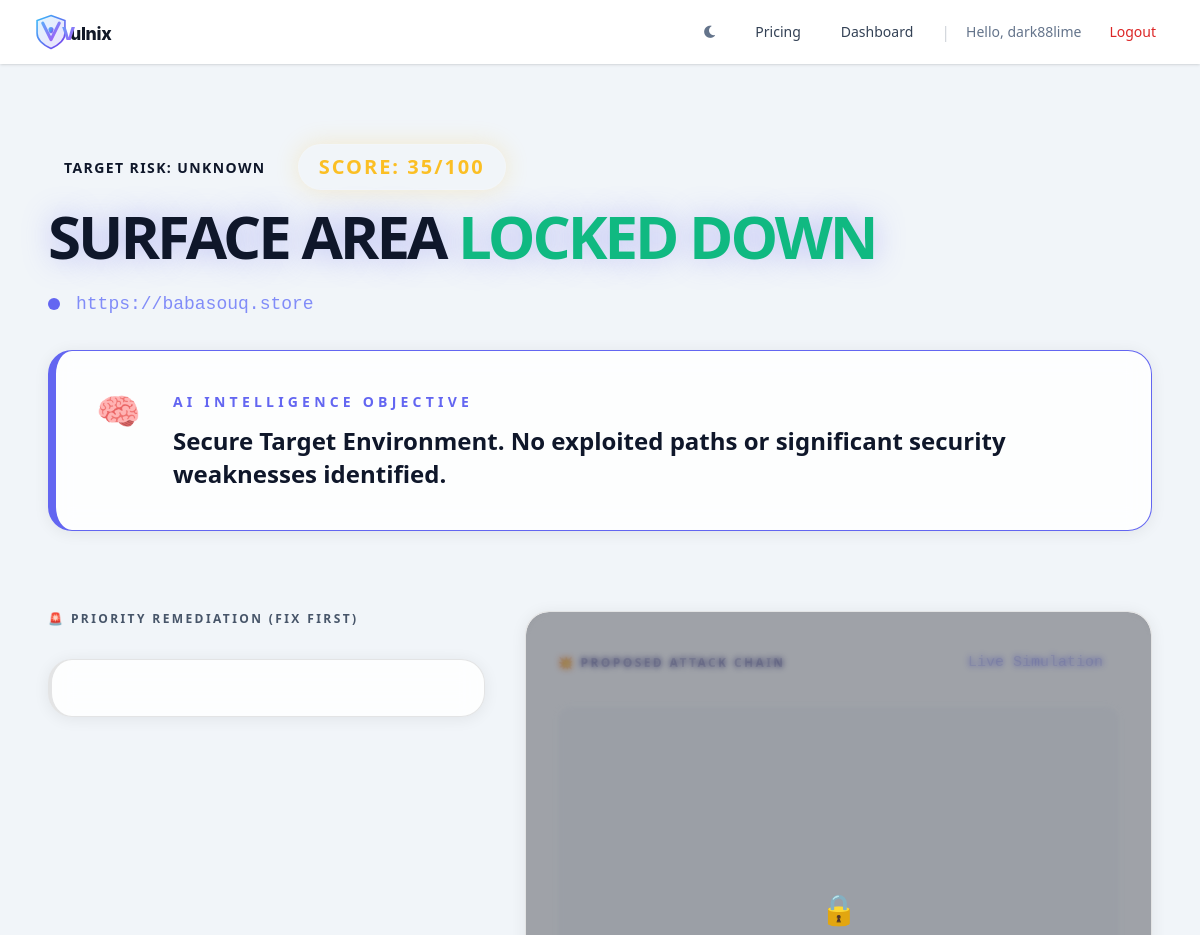
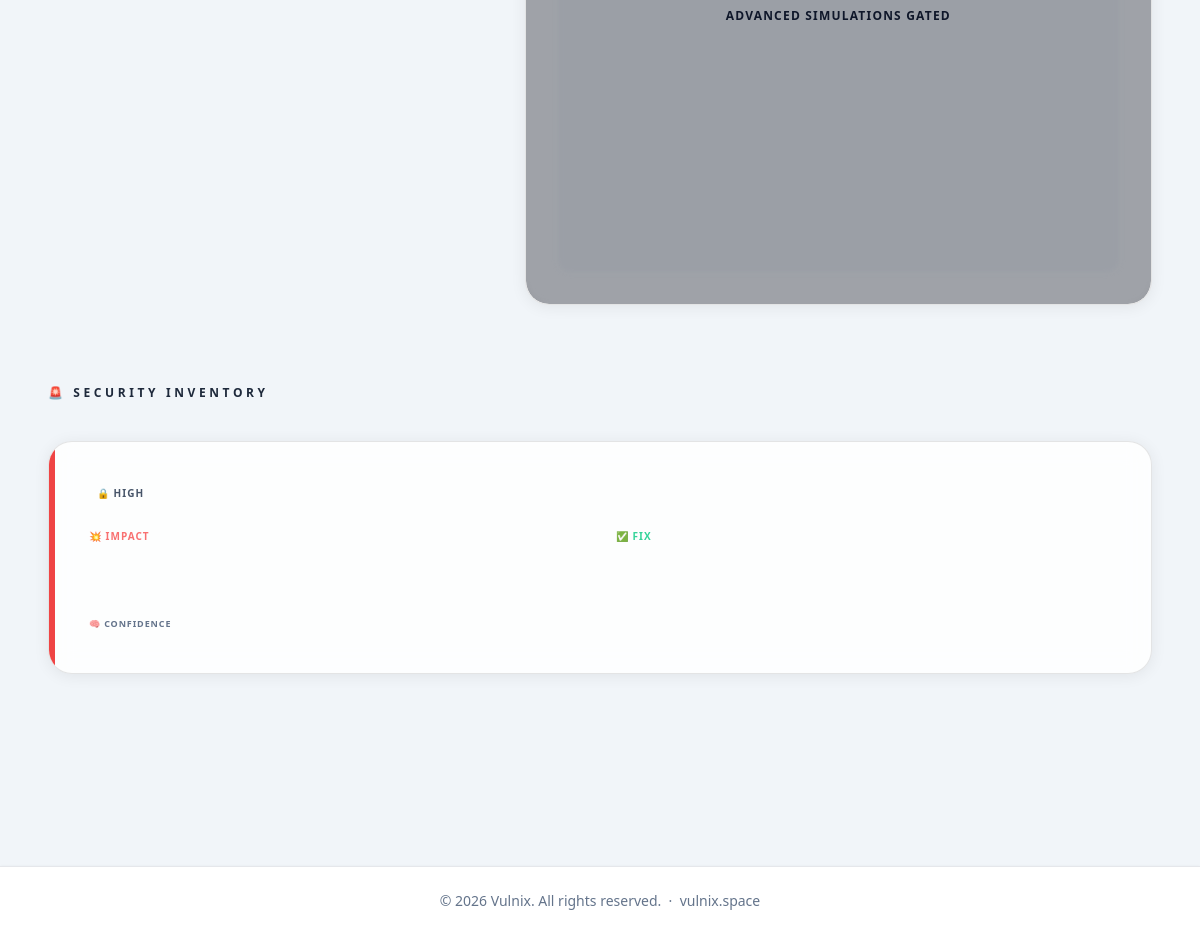
The page /report/12 (signed in) on the database its author committed (2 pictures, top to bottom).
### models.py (models this page shows)
class User(UserMixin, db.Model):
    id = db.Column(db.Integer, primary_key=True)
    username = db.Column(db.String(150), unique=True, nullable=False)
    email = db.Column(db.String(255), unique=True, nullable=True)  # Used for Stripe webhook lookup
    password = db.Column(db.String(255), nullable=False)
    tier = db.Column(db.String(20), default='Free')
    api_key = db.Column(db.String(100), unique=True, nullable=True)
    scans = db.relationship('ScanResult', backref='user', lazy=True)

class ScanResult(db.Model):
    id = db.Column(db.Integer, primary_key=True)
    user_id = db.Column(db.Integer, db.ForeignKey('user.id'), nullable=False)
    url = db.Column(db.String(500), nullable=False)
    score = db.Column(db.String(10), nullable=False)
    issues_json = db.Column(db.Text, nullable=False) # Store issues as JSON string
    explanation_json = db.Column(db.Text, nullable=False) # Store explanation as JSON string
    is_public = db.Column(db.Boolean, default=False)
    date_scanned = db.Column(db.DateTime, default=datetime.utcnow)

### routes/report.py (the view, shortened to what this page needs)
@report_bp.route("/report/<int:scan_id>")
def report(scan_id):
    scan = db.get_or_404(ScanResult, scan_id)
    from services.priority_engine import prioritize
    from ai_service import safe_generate, generate_summary, _format_input
    issues = json.loads(scan.issues_json)
    meta   = _get_meta(scan)
    issues = prioritize(issues)
    real_finds = [i for i in issues if i.get("classification") in ("REAL_RISK", "SECURITY_WEAKNESS")]
    if real_finds:
        formatted_input = _format_input(real_finds)
        raw_str = json.dumps(real_finds)
        ai_summary = safe_generate(generate_summary, formatted_input, raw_str) or "Attacker may exploit identified vulnerabilities."
    else:
        ai_summary = "Secure Target Environment. No exploited paths or significant security weaknesses identified."
    user_tier = current_user.tier if current_user.is_authenticated else "free"
    return render_template(
        "report.html",
        scan=scan,
        issues=issues,
        score=scan.score,
        risk=meta.get("risk_level", "Unknown"),
        target=scan.url,
        ai_summary=ai_summary,
        meta=meta,
        network_info=meta.get("network_info", {"ip": None, "open_ports": []}),
        scan_failed=meta.get("scan_failed", False),
        is_limited=meta.get("is_limited", False),
        has_issues=meta.get("has_issues", True),
        user_tier=user_tier.lower()
    )

### routes/report.py (called while the page is built)
def _get_meta(scan: ScanResult) -> dict:
    try:
        return json.loads(scan.explanation_json) or {}
    except (ValueError, TypeError):
        return {}

### services/priority_engine.py (called while the page is built)
def prioritize(issues):
    severity_rank = {
        "HIGH": 3,
        "MEDIUM": 2,
        "LOW": 1
    }
    sorted_items = sorted(
        issues,
        key=lambda x: (
            1 if x.get("category") == "Exploit Chain" else 0,
            severity_rank.get(x.get("severity", "LOW").upper(), 0),
            1 if x.get("classification") == "REAL_RISK" else 0
        ),
        reverse=True
    )
    seen_names = set()
    unique_issues = []
    for i in sorted_items:
        name = i.get("name")
        if name not in seen_names:
            unique_issues.append(i)
            seen_names.add(name)
    return unique_issues

### templates/report.html (shortened to what this page needs)
{% extends "base.html" %}
{% block head %}
<link rel="stylesheet" href="/static/style.css">
{% endblock %}
{% block content %}
<div class="max-w-6xl mx-auto px-6 py-16">
  <div class="mb-20">
    <div class="flex flex-col md:flex-row items-baseline justify-between gap-6 mb-8">
      <div>
        <div class="flex items-center gap-4 mb-4">
          <span class="risk-badge risk-{{ risk|lower }}">Target Risk: {{ risk }}</span>
          <span
            class="px-5 py-2 bg-white/5 border border-white/10 rounded-full text-xl font-black tracking-widest text-[#fbbf24] shadow-[0_0_25px_rgba(251,191,36,0.2)]">
            SCORE: <span class="text-xl">{{ score }}</span>/100
          </span>
        </div>
        <h1 class="text-6xl font-black tracking-tighter leading-none glow-text">
          {% if risk|lower == 'high' %}
          CRITICAL BREACH <span class="text-red-500">VECTORS FOUND</span>
          {% elif risk|lower == 'medium' %}
          SIGNIFICANT <span class="text-amber-500">WEAKNESSES IDENTIFIED</span>
          {% else %}
          SURFACE AREA <span class="text-emerald-500">LOCKED DOWN</span>
          {% endif %}
        </h1>
        <p class="font-mono text-indigo-400 mt-6 text-lg flex items-center">
          <span class="w-3 h-3 bg-indigo-500 rounded-full mr-4 animate-ping"></span>
          {{ target }}
        </p>
      </div>
    </div>
    <div class="glass-card p-10 border-l-8 border-indigo-600">
      <div class="flex items-start gap-8">
        <div class="text-4xl">🧠</div>
        <div>
          <h3 class="text-[14px] font-black text-indigo-500 uppercase tracking-[0.3em] mb-3">AI Intelligence Objective
          </h3>
          <p class="text-2xl font-bold text-grey leading-snug">{{ ai_summary }}</p>
        </div>
      </div>
    </div>
  </div>
  <div class="grid grid-cols-1 lg:grid-cols-12 gap-10 mb-20">
    <div class="lg:col-span-5">
      <h2 class="text-xs font-black text-gray-400 uppercase tracking-[0.2em] mb-8">🚨 Priority Remediation (Fix First)
      </h2>
      <div class="space-y-6">
        {% for issue in issues[:2] %}
        <div class="glass-card p-6 border-l-4 border-red-500 hover:bg-white/5 transition-colors">
        </div>
        {% endfor %}
      </div>
    </div>
    <div class="lg:col-span-7">
      <div class="glass-card p-8 h-full flex flex-col group relative overflow-hidden">
        <div class="flex justify-between items-center mb-6">
          <h2 class="text-xs font-black text-indigo-900 uppercase tracking-[0.2em]">💥 Proposed Attack Chain</h2>
          <span class="text-[15px] px-4 py-2 bg-indigo-1000 text-indigo-500 rounded font-mono">Live Simulation</span>
        </div>
        <div id="graph" class="flex-grow min-h-[500px] rounded-2xl bg-black/50 border border-white/10"></div>
        {% if user_tier == 'free' %}
        <div
          class="absolute inset-0 bg-gray-900/40 backdrop-blur-[3px] flex items-center justify-center pointer-events-none">
          <div class="text-center p-8">
            <div class="text-3xl mb-4">🔒</div>
            <p class="text-xs font-black text-white uppercase tracking-widest">Advanced Simulations Gated</p>
          </div>
        </div>
        {% endif %}
      </div>
    </div>
  </div>
  <div class="mb-20">
    <h2 class="text-xs font-black text-gray-200 uppercase tracking-[0.3em] mb-10">🚨 Security Inventory</h2>
    <div class="space-y-10">
      {% for i in issues if i.category != "Exploit Chain" %}
      {% if user_tier == 'free' and loop.index > 3 %}
      {% if loop.index == 4 %}
      <div
        class="glass-card p-16 text-center border-dashed border-2 border-indigo-900/50 bg-gradient-to-b from-transparent to-indigo-950/20">
        <div class="text-5xl mb-6">🛑</div>
        <h3 class="text-3xl font-black text-white mb-4">Uncover The Full Attack Surface</h3>
        <p class="text-gray-400 max-w-xl mx-auto mb-10 text-lg">🔒 Advanced exploit chains and attack simulations are
          locked. Attackers see everything; your team should too.</p>
        <a href="/pricing"
          class="upgrade-button inline-block px-12 py-5 rounded-2xl text-white font-black uppercase tracking-widest text-sm">Upgrade
          to Intelligence Pro</a>
      </div>
      {% endif %}
      {% else %}
      <div class="glass-card p-10 relative overflow-hidden group">
        <div class="w-1.5 h-full absolute left-0 top-0
                    {% if i.severity|upper == 'HIGH' %} bg-red-500
                    {% elif i.severity|upper == 'MEDIUM' %} bg-amber-500
                    {% else %} bg-emerald-500 {% endif %}"></div>
        <div class="flex flex-col md:flex-row gap-12">
          <div class="flex-grow">
            <div class="flex items-center gap-4 mb-4">
              <span class="text-[10px] font-black px-2 py-1 bg-white/5 text-gray-400 rounded uppercase tracking-widest">
                {% if user_tier == 'free' %}🔒{% endif %} {{ i.severity }}
              </span>
            </div>
            <div class="grid grid-cols-1 md:grid-cols-2 gap-8 mb-8">
              <div>
                <p class="text-[10px] font-black text-red-400 uppercase tracking-widest mb-2">💥 Impact</p>
              </div>
              <div>
                <p class="text-[10px] font-black text-emerald-400 uppercase tracking-widest mb-2">✅ Fix</p>
              </div>
            </div>
            <div class="flex items-center justify-between pt-6 border-t border-white/5">
              <div class="flex items-center gap-6">
                <div>
                  <span class="text-[9px] font-black text-gray-500 uppercase tracking-widest">🧠 Confidence</span>
                </div>
              </div>
            </div>
          </div>
        </div>
      </div>
      {% endif %}
      {% endfor %}
    </div>
  </div>
</div>
{% endblock %}

### templates/base.html (shortened to what this page needs)
<!DOCTYPE html>
<html lang="en">
<head>
    <script src="https://cdn.tailwindcss.com"></script>
    <link href="https://cdnjs.cloudflare.com/ajax/libs/font-awesome/6.0.0/css/all.min.css" rel="stylesheet">
    {% block head %}{% endblock %}
</head>
<body class="bg-gray-50 dark:bg-gray-900 text-gray-800 dark:text-gray-200 font-sans antialiased flex flex-col min-h-screen transition-colors duration-200">
    <nav class="bg-white dark:bg-gray-800 shadow dark:border-b dark:border-gray-700">
        <div class="max-w-7xl mx-auto px-4 sm:px-6 lg:px-8">
            <div class="flex justify-between h-16">
                <div class="flex">
                    <div class="flex-shrink-0 flex items-center">
                        <a href="{{ url_for('main.index') }}" class="flex items-center" aria-label="Vulnix Home">
                            <svg xmlns="http://www.w3.org/2000/svg" viewBox="0 0 220 60" height="38" aria-hidden="true">
                                <text x="60" y="42" font-family="'Inter','Segoe UI',system-ui,sans-serif"
                                      font-size="28" font-weight="800" letter-spacing="-0.5"
                                      fill="currentColor" class="text-gray-900">ulnix</text>
                                <text x="47" y="42" font-family="'Inter','Segoe UI',system-ui,sans-serif"
                                      font-size="28" font-weight="800" letter-spacing="-0.5"
                                      fill="url(#vGrad)">V</text>
                            </svg>
                        </a>
                    </div>
                </div>
                <div class="flex items-center space-x-4">
                    <button id="theme-toggle" type="button" class="text-gray-500 dark:text-gray-400 hover:bg-gray-100 dark:hover:bg-gray-700 focus:outline-none rounded-lg text-sm p-2.5">
                        <i id="theme-toggle-dark-icon" class="hidden fa-solid fa-moon"></i>
                    </button>
                    {% if current_user.is_authenticated %}
                        <a href="{{ url_for('main.pricing') }}" class="text-gray-600 dark:text-gray-300 hover:text-gray-900 dark:hover:text-white px-3 py-2 rounded-md text-sm font-medium transition-colors">Pricing</a>
                        <a href="{{ url_for('user.dashboard') }}" class="text-gray-600 dark:text-gray-300 hover:text-gray-900 dark:hover:text-white px-3 py-2 rounded-md text-sm font-medium transition-colors">Dashboard</a>
                        <span class="text-gray-300 dark:text-gray-600">|</span>
                        <span class="text-sm text-gray-500 dark:text-gray-400">Hello, {{ current_user.username }}</span>
                        <a href="{{ url_for('auth.logout') }}" class="text-sm text-red-600 hover:text-red-800 dark:text-red-400 dark:hover:text-red-300 px-3 py-2 transition-colors">Logout</a>
                    {% endif %}
                </div>
            </div>
        </div>
    </nav>
    <div class="max-w-7xl mx-auto px-4 pt-4">
    </div>
    <main class="flex-grow">
        {% block content %}{% endblock %}
    </main>
    <footer class="bg-white dark:bg-gray-800 shadow mt-12 py-6 border-t dark:border-gray-700">
        <div class="max-w-7xl mx-auto px-4 text-center text-gray-500 dark:text-gray-400 text-sm">
            &copy; 2026 Vulnix. All rights reserved. &nbsp;·&nbsp; <a href="https://vulnix.space" class="hover:text-indigo-500 transition-colors">vulnix.space</a>
        </div>
    </footer>
</body>
</html>

### static/style.css (style rules this page uses)
:root { --bg-darker: #020617; --bg-card: #1e293b; --txt-slate: #e2e8f0; --clr-blue: #3b82f6; --clr-red: #ef4444; --clr-amber: #f59e0b; --clr-green: #22c55e; }
#graph { height: 400px; width: 100%; background: radial-gradient(circle at center, #0f172a 0%, #030a1e 100%); border-radius: 12px; }
html:not(.dark) body { background: #f1f5f9 !important; color: #0f172a !important; }
html:not(.dark) .max-w-7xl { color: #0f172a; }
html:not(.dark) .glass-card { background: rgba(255, 255, 255, 0.85) !important; border-color: rgba(0, 0, 0, 0.1) !important; box-shadow: 0 2px 16px rgba(0,0,0,0.07); }
html:not(.dark) .text-white { color: #0f172a !important; }
html:not(.dark) .text-gray-200 { color: #1e293b !important; }
html:not(.dark) .text-gray-400 { color: #475569 !important; }
html:not(.dark) .text-gray-500 { color: #64748b !important; }
html:not(.dark) .text-gray-600 { color: #334155 !important; }
html:not(.dark) .border-indigo-600 { border-color: #6366f1 !important; }
html:not(.dark) #graph { background: #f8fafc !important; }

### templates/report.html (style rules this page uses)
:root { --elite-primary: #6366f1; --elite-bg: #030712; --elite-surface: #111827; --elite-border: rgba(255, 255, 255, 0.08); --elite-text: #f3f4f6; }
body { background: var(--elite-bg); color: var(--elite-text); font-family: 'Outfit', sans-serif; }
.glass-card { background: rgba(255, 255, 255, 0.03); backdrop-filter: blur(12px); border: 1px solid var(--elite-border); border-radius: 24px; transition: all 0.3s cubic-bezier(0.4, 0, 0.2, 1); }
.risk-badge { padding: 6px 16px; border-radius: 12px; font-size: 14px; font-weight: 900; text-transform: uppercase; letter-spacing: 0.1em; }
.glow-text { text-shadow: 0 0 30px rgba(99, 102, 241, 0.4); }

### rows shown on the page
User: username "dark88lime"
ScanResult: score "35", url "https://babasouq.store"

### other values the page prints
{{ risk }} "UNKNOWN"
{{ ai_summary }} "Secure Target Environment. No exploited paths or significant security weaknesses identified."
{{ i.severity }} "HIGH"
